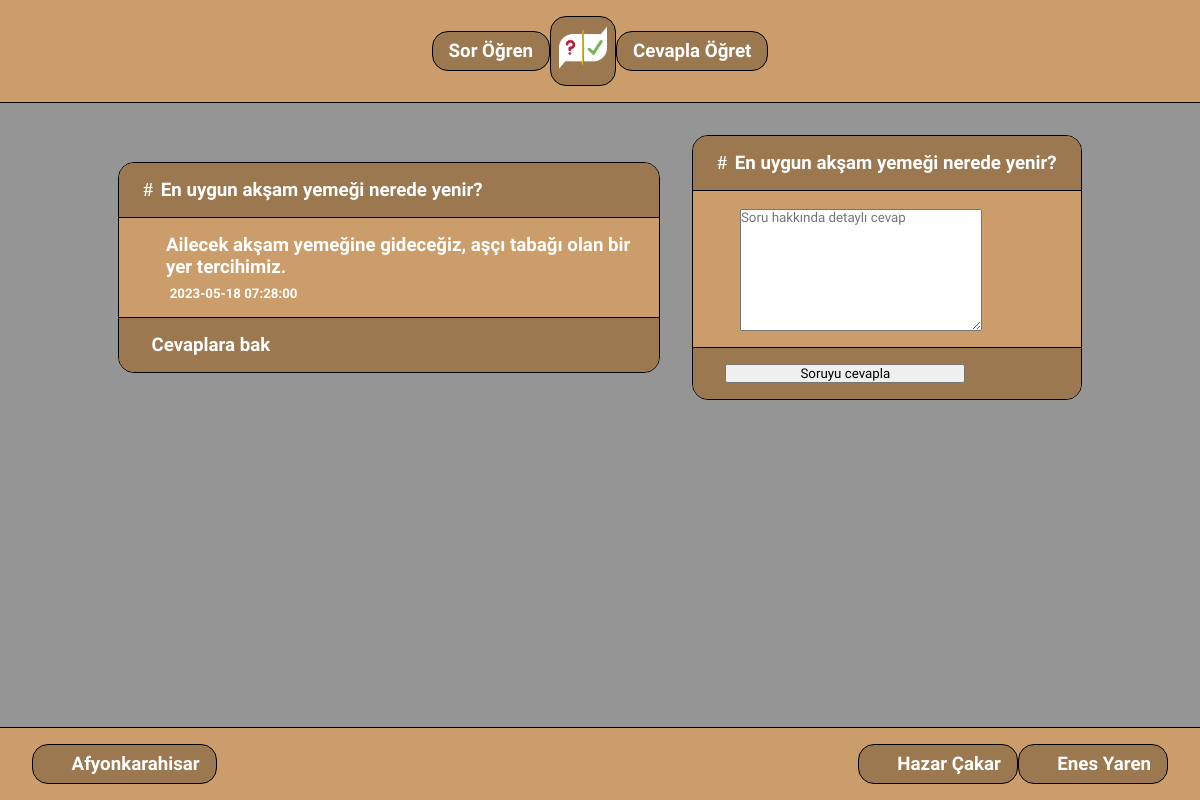
Screenshot of /canswer.php?id=3 with the database file from the repository.
### tables this page shows
CREATE TABLE questions (
      id INTEGER PRIMARY KEY AUTOINCREMENT, 
      title TEXT, 
      question TEXT, 
      time DATETIME DEFAULT CURRENT_TIMESTAMP
    );

### canswer.php (the view, shortened to what this page needs)
<?php
include 'functions.php';
$pdo = pdo_connect_sqlite();
  $stmt = $pdo->prepare('SELECT * FROM questions WHERE id = ?');
  $stmt->execute([ $_GET['id'] ]);
  $question = $stmt->fetch(PDO::FETCH_ASSOC);
?>
<?=template_header('Anasayfa')?>
<?php {
  echo '<div class="message-box">';
      echo '<div class="title"><h3><i class="fa-solid fa-hashtag"></i>' . $question['title'] . '</h3></div>';
      echo '<div class="question"><h3><i class="fa-regular fa-message"></i>' . $question['question'] . '</h3><h5><i class="fa-regular fa-calendar"></i>' . $question['time'] . '</h5></div>';
      echo '<a class="footer" href="lanswer.php?id=' . $question['id'] . '"><h3><i class="fa-regular fa-message-check"></i>Cevaplara bak</h3></a>';
  echo '</div>';
  } ?>
<?php echo '
<form class="form-box" action="canswer.php?id=' . $question['id'] . '" method="post">' ?>
    <?php
      echo '<div class="title"><h3><i class="fa-solid fa-hashtag"></i>' . $question['title'] . '</h3></div>'
    ?>
    <div class="answer"><h3><i class="fa-regular fa-message"></i><textarea name="answer" id="answer" placeholder="Soru hakkında detaylı cevap" required></textarea></h3></div>
    <div class="footer" ><h3><i class="fa-regular fa-message-check"></i><input type="submit" value="Soruyu cevapla"></h3></a>
</form>
<?=template_footer()?>

### assets/style.css (style rules this page uses)
* { margin: 0; padding: 0; font-family: "Carlito", sans-serif; }
.content { height: 100vh; background-color: #959595; }
.middle p, .middle .form-box .footer, .middle .form-box .answer, .middle .form-box .question, .middle .form-box .title, .msg1, .middle .form-box .msg, .middle .message-box .footer, .middle .message-box .answers, .middle .message-box .question, .middle .message-box .title { padding: 1rem; color: #ffffff; }
.middle .form-box .footer h3, .middle .form-box .answer h3, .middle .form-box .question h3, .middle .form-box .title h3, .msg1 h3, .middle .form-box .msg h3, .middle .message-box .footer h3, .middle .message-box .answers h3, .middle .message-box .question h3, .middle .message-box .title h3 { padding: 0 0.5rem; display: flex; align-items: baseline; }
.middle .form-box .footer h3 i, .middle .form-box .answer h3 i, .middle .form-box .question h3 i, .middle .form-box .title h3 i, .msg1 h3 i, .middle .form-box .msg h3 i, .middle .message-box .footer h3 i, .middle .message-box .answers h3 i, .middle .message-box .question h3 i, .middle .message-box .title h3 i { padding-right: 0.5rem; }
.middle .form-box .footer h3 input, .middle .form-box .answer h3 input, .middle .form-box .question h3 input, .middle .form-box .title h3 input, .msg1 h3 input, .middle .form-box .msg h3 input, .middle .message-box .footer h3 input, .middle .message-box .answers h3 input, .middle .message-box .question h3 input, .middle .message-box .title h3 input { width: 20vw; }
.middle .form-box .footer h3 textarea, .middle .form-box .answer h3 textarea, .middle .form-box .question h3 textarea, .middle .form-box .title h3 textarea, .msg1 h3 textarea, .middle .form-box .msg h3 textarea, .middle .message-box .footer h3 textarea, .middle .message-box .answers h3 textarea, .middle .message-box .question h3 textarea, .middle .message-box .title h3 textarea { height: 15vh; width: 20vw; }
.middle .message-box .question h5 { padding: 0.5rem 1rem; padding-bottom: 0; display: flex; align-items: baseline; }
.middle .message-box .question h5 i { padding-right: 0.5rem; }
.middle .message-box .title { background-color: #9b7850; }
.middle .message-box .question { background-color: #ca9d6a; border-top: 1px solid #000000; border-bottom: 1px solid #000000; }
.middle .message-box .footer { background-color: #9b7850; text-decoration: none; transition: 0.5s ease-in-out; }
.middle .form-box .title { background-color: #9b7850; }
.middle .form-box .answer { max-width: 100%; background-color: #ca9d6a; border-top: 1px solid #000000; border-bottom: 1px solid #000000; }
.middle .form-box .footer { background-color: #9b7850; text-decoration: none; }
.middle .form-box, .middle .message-box { margin: 1rem; max-width: 30%; display: flex; flex-direction: column; justify-content: left; align-content: flex-start; border: 1px solid #000000; border-radius: 1rem; line-break: auto; overflow: hidden; }
@media (max-width: 1200px) { .middle .form-box, .middle .message-box { max-width: 45%; } }

### rows the page displays
questions: title "En uygun akşam yemeği nerede yenir?", question "Ailecek akşam yemeğine gideceğiz, aşçı tabağı olan bir yer tercihimiz.", time "2023-05-18 07:28:00"
